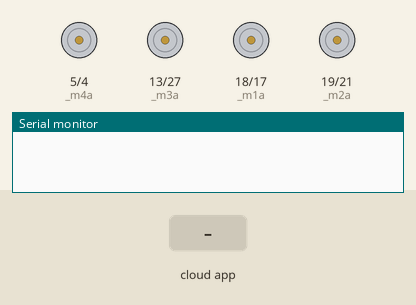
This sketch was run on a simulated ESP32. Shown: motor-driver pin pairs drawn as motors (green arrow = first pin HIGH = forward, orange = second pin HIGH = backward, longer = more drive), the last lines printed to the serial monitor. The test bench sets the inputs (shaded band). The ROS host is connected and sends only what is stated.

Above: at 1.2 s.
1.3 s: the phone or cloud app sets linear.x to -100
At 2.1 s:
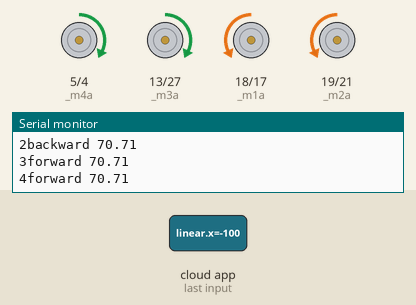
2.8 s: the phone or cloud app sets angular.z to -100
At 3.3 s:
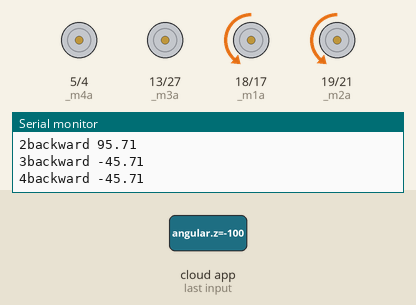
4.3 s: the phone or cloud app sets linear.x to 0
At 5.5 s:
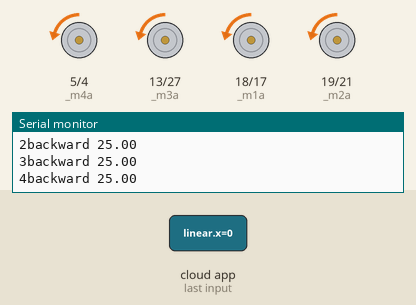
5.8 s: the phone or cloud app sets angular.z to 100
At 6.7 s:
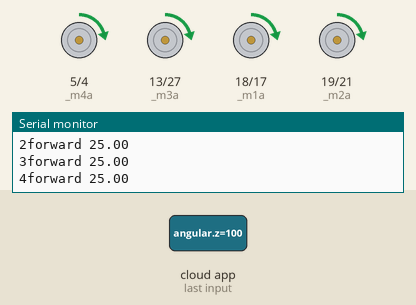
7.3 s: the phone or cloud app sets linear.x to 100
At 7.9 s:
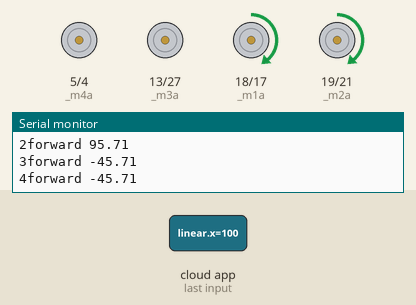
8.8 s: the phone or cloud app sets angular.z to 0
At 10.2 s:
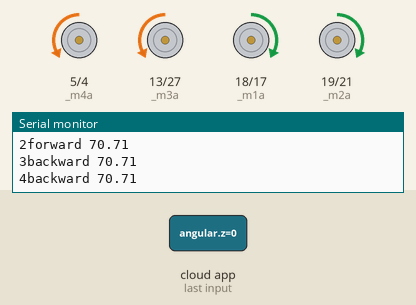
Timing chart, 0 to 11.3 s (numbered marks = the images above; inputs shaded):
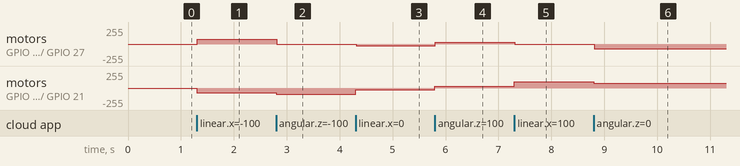

The sketch:

main.ino
```cpp
#undef ESP32
#include "drivemotor.h"
#include "2_Odometry.h"
#include <geometry_msgs/Twist.h>
#include <math.h>
#include <ros.h>
#define ESP32

#define m1a 18
#define m1b 17
#define m2a 19
#define m2b 21
#define m3a 13                                 //Pendefinisian pin keempat motor
#define m3b 27
#define m4a 5
#define m4b 4

drivemotor Motor(m1a,m2a,m3a,m4a,m1b,m2b,m3b,m4b);

ros::NodeHandle  nh;

float x_input,y_input,z_input;


void cmdVel_to_pwm_cb( const geometry_msgs::Twist& velocity_msg){
  // Serial.println("GOBLOKKKKKKKK");

  // odometry.moveRobot(100, 0);
  x_input = velocity_msg.linear.x * 100;
  y_input = velocity_msg.linear.y * 100;
  z_input = velocity_msg.angular.z * 100;

  Serial.println("Data From Keyboard");
  Serial.print("x : "); Serial.println(x_input);
  Serial.print("y : "); Serial.println(y_input);
  Serial.print("z : "); Serial.println(z_input);
  Serial.println("------------");

  float angle = atan2(y_input, x_input)*RAD_TO_DEG;
  int value = sqrt(sq(x_input) + sq(y_input));
  Motor.writeMotor(angle, value, z_input);
}

ros::Subscriber<geometry_msgs::Twist> sub("/cmd_vel", &cmdVel_to_pwm_cb );


void setup() {
  Serial.begin(57600);
  nh.initNode();
  nh.subscribe(sub);
  nh.advertise(x_pos);
  nh.advertise(y_pos);
  nh.advertise(theta_pos);
}

void loop() {
  // Motor.writeMotor(0, 50, 0);
  x_pos.publish(&x_pos_msg);
  y_pos.publish(&y_pos_msg);
  theta_pos.publish(&theta_pos_msg);
  odometry.odometry();
  odometry.serialPrint();
  nh.spinOnce();
}
```

2_Odometry.h
```cpp
#ifndef _ODOMETRY_LIBRARY_H
#define _ODOMETRY_LIBRARY_H
#include <ros.h>
#include <std_msgs/Float64.h>


std_msgs::Float64 x_pos_msg;
std_msgs::Float64 y_pos_msg;
std_msgs::Float64 theta_pos_msg;
ros::Publisher x_pos("x_pos", &x_pos_msg);
ros::Publisher y_pos("y_pos", &y_pos_msg );
ros::Publisher theta_pos("theta_pos", &theta_pos_msg );

float x = 0;          // posisi x
float y = 0;          // posisi y
float theta = 0;      // orientasi
float delta_s = 0;    // jarak yang ditempuh
float delta_theta = 0;// perubahan orientasi

// Variabel encoder
const float PPR = 3600 * PI;
const float WHEEL_RADIUS = 3;  // dalam cm
const float WHEELBASE = 48;     // dalam cm
float xL_distance, y_distance, xR_distance;

const int encoderXL1 = 16;
const int encoderXL2 = 15;
const int encoderY1 = 25;
const int encoderY2 = 26;
const int encoderXR1 = 32;
const int encoderXR2 = 33;

volatile long counterXL = 0;
volatile long counterY = 0;
volatile long counterXR = 0;

volatile long last_counterXL = 0;
volatile long last_counterY = 0;
volatile long last_counterXR = 0;

// Function interrupt encoder
// void IRAM_ATTR countXL1(){
//   if (digitalRead(encoderXL1) == digitalRead(encoderXL2)){
//     counterXL++;
//   }else{
//     counterXL--;
//   }
// }

// void IRAM_ATTR countY1(){
//   if (digitalRead(encoderY1) == digitalRead(encoderY2)){
//     counterY++;
//   }else{
//     counterY--;
//   }
// }

// void IRAM_ATTR countXR1(){
//   if (digitalRead(encoderXR1) == digitalRead(encoderXR2)){
//     counterXR++;
//   }else{
//     counterXR--;
//   }
// }


class BaseOdo{
  // Variabel odometri


  public:
  void odometry(){
    // Hitung delta_s dan delta_theta
    xL_distance = 2 * PI * WHEEL_RADIUS * (counterXL - last_counterXL) / PPR;
    xR_distance = 2 * PI * WHEEL_RADIUS * (counterXR - last_counterXR) / PPR;
    y_distance = 2 * PI * WHEEL_RADIUS * (counterY - last_counterY) / PPR;
    delta_s = (xR_distance + xL_distance) / 2;
    delta_theta = (xR_distance - xL_distance) / WHEELBASE;

    // Hitung posisi dan orientasi
    x += delta_s * cos(theta + delta_theta / 2);
    y += y_distance;
    theta += delta_theta;

    x_pos_msg.data = x;
    y_pos_msg.data = y_distance;
    theta_pos_msg.data = theta;
  }
  void serialPrint(){
    // Print hasil odometri
    // Serial.print(" | countXL: ");Serial.print(counterXL);
    // Serial.print(" | countXR: ");Serial.print(counterXR);
    // Serial.print(" | countY: "); Serial.print(counterY);
    // Serial.print(" | distXL: "); Serial.print(xL_distance);
    // Serial.print(" | distXR: "); Serial.print(xR_distance);
    // Serial.print(" | distY: "); Serial.println(y_distance);
    // Serial.print(" | x: "); Serial.print(x);
    // Serial.print(" | y: "); Serial.print(y);
    // Serial.print(" | delta_s: "); Serial.print(delta_s);
    // Serial.print(" | delta_theta: "); Serial.println(delta_theta);
  }
};

BaseOdo odometry;
#endif
```

drivemotor.cpp
```cpp
#include "Arduino.h"
#include "drivemotor.h"

drivemotor::drivemotor(int m1a, int m2a, int m3a, int m4a, int m1b, int m2b, int m3b, int m4b){
  _m1a = m1a;
  _m2a = m2a;
  _m3a = m3a;
  _m4a = m4a;
  _m1b = m1b;
  _m2b = m2b;
  _m3b = m3b;
  _m4b = m4b;
  pinMode(_m1a,OUTPUT);
  pinMode(_m2a,OUTPUT);
  pinMode(_m3a,OUTPUT);
  pinMode(_m4a,OUTPUT);
  pinMode(_m1b,OUTPUT);
  pinMode(_m2b,OUTPUT);
  pinMode(_m3b,OUTPUT);
  pinMode(_m4b,OUTPUT);
  Serial.println("PINNED");

}

void drivemotor::writeMotor(float angle, int value, int omega){
  _angle = angle;
  _value = value;
  _omega = omega;

  if(cos(_angle*DEG_TO_RAD - PI/4) + _omega/4 > 0){
      analogWrite(_m1a,_value * cos(_angle*DEG_TO_RAD - PI/4) + _omega/4);
      analogWrite(_m1b,0);
      Serial.print("1forward ");
      Serial.println(_value * cos(_angle*DEG_TO_RAD - PI/4) + _omega/4);
  } else if(cos(_angle*DEG_TO_RAD - PI/4) + _omega/4 < 0){
      analogWrite(_m1b,-(_value * cos(_angle*DEG_TO_RAD - PI/4) + _omega/4));
      analogWrite(_m1a,0);
      Serial.print("1backward ");
      Serial.println(-(_value * cos(_angle*DEG_TO_RAD - PI/4) + _omega/4));
  }

  if(cos(_angle*DEG_TO_RAD + PI/4) + _omega/4 > 0){
      analogWrite(_m2a,_value * cos(_angle*DEG_TO_RAD + PI/4) + _omega/4);
      analogWrite(_m2b,0);
      Serial.print("2forward ");
      Serial.println(_value * cos(_angle*DEG_TO_RAD + PI/4) + _omega/4);
  } else if(cos(_angle*DEG_TO_RAD + PI/4) + _omega/4 < 0){
      Serial.print("2backward ");
      Serial.println(-(_value * cos(_angle*DEG_TO_RAD + PI/4) + _omega/4));
      analogWrite(_m2b,-(_value * cos(_angle*DEG_TO_RAD + PI/4) + _omega/4));
      analogWrite(_m2a,0);
  }

  if(cos(5*PI/4 - _angle*DEG_TO_RAD) + _omega/4 > 0){
      analogWrite(_m3a,_value * cos(5*PI/4 - _angle*DEG_TO_RAD) + _omega/4);
      analogWrite(_m3b,0);
      Serial.print("3forward ");
      Serial.println(_value * cos(5*PI/4 - _angle*DEG_TO_RAD) + _omega/4);
  } else if(cos(5*PI/4 - _angle*DEG_TO_RAD) + _omega/4 < 0){
      analogWrite(_m3b,-(_value * cos(5*PI/4 - _angle*DEG_TO_RAD) + _omega/4));
      analogWrite(_m3a,0);
      Serial.print("3backward ");
      Serial.println(-(_value * cos(5*PI/4 - _angle*DEG_TO_RAD) + _omega/4));
  }

  if(cos(3*PI/4 - _angle*DEG_TO_RAD) + _omega/4 > 0){
      analogWrite(_m4a,_value * cos(3*PI/4 - _angle*DEG_TO_RAD) + _omega/4);
      analogWrite(_m4b,0);
      Serial.print("4forward ");
      Serial.println(_value * cos(3*PI/4 - _angle*DEG_TO_RAD) + _omega/4);
  } else if(cos(3*PI/4 - _angle*DEG_TO_RAD) + _omega/4 < 0){
      analogWrite(_m4b,-(_value * cos(3*PI/4 - _angle*DEG_TO_RAD) + _omega/4));
      analogWrite(_m4a,0);
      Serial.print("4backward ");
      Serial.println(-(_value * cos(3*PI/4 - _angle*DEG_TO_RAD) + _omega/4));
  }
}

void drivemotor::kill(){
      analogWrite(_m1a,0);
      analogWrite(_m1b,0);
      Serial.print("1kill ");
      Serial.println(0);

      analogWrite(_m2a,0);
      analogWrite(_m2b,0);
      Serial.print("2kill ");
      Serial.println(0);

      analogWrite(_m3a,0);
      analogWrite(_m3b,0);
      Serial.print("3kill ");
      Serial.println(0);

      analogWrite(_m4a,0);
      analogWrite(_m4b,0);
      Serial.print("4kill ");
      Serial.println(0);
}
```

drivemotor.h
```cpp
#ifndef drivemotor_h
#define drivemotor_h
#include "Arduino.h"

class drivemotor{
  public:
    drivemotor(int m1a, int m2a, int m3a, int m4a, int m1b, int m2b, int m3b, int m4b);
    void writeMotor(float angle, int value, int omega);
    void kill();
   private:
    int _m1a;
    int _m2a;
    int _m3a;
    int _m4a;
    int _m1b;
    int _m2b;
    int _m3b;
    int _m4b;
    float _angle;
    int _value;
    int _omega;
};
#endif
```

Measured:
- after the input at 1.3 s, motor on GPIO 5 (_m4a) / GPIO 4 (_m4b), motor on GPIO 13 (_m3a) / GPIO 27 (_m3b): stopped → forward 70/255 at once; motor on GPIO 18 (_m1a) / GPIO 17 (_m1b), motor on GPIO 19 (_m2a) / GPIO 21 (_m2b): stopped → backward 70/255 at once
- after the input at 2.8 s, motor on GPIO 5 (_m4a) / GPIO 4 (_m4b), motor on GPIO 13 (_m3a) / GPIO 27 (_m3b): forward 70/255 → stopped at once; motor on GPIO 18 (_m1a) / GPIO 17 (_m1b), motor on GPIO 19 (_m2a) / GPIO 21 (_m2b): backward 70/255 → backward 95/255 at once
- after the input at 4.3 s, motor on GPIO 5 (_m4a) / GPIO 4 (_m4b), motor on GPIO 13 (_m3a) / GPIO 27 (_m3b): stopped → backward 25/255 at once; motor on GPIO 18 (_m1a) / GPIO 17 (_m1b), motor on GPIO 19 (_m2a) / GPIO 21 (_m2b): backward 95/255 → backward 25/255 at once
- after the input at 5.8 s, motor on GPIO 5 (_m4a) / GPIO 4 (_m4b), motor on GPIO 13 (_m3a) / GPIO 27 (_m3b), motor on GPIO 18 (_m1a) / GPIO 17 (_m1b), motor on GPIO 19 (_m2a) / GPIO 21 (_m2b): backward 25/255 → forward 25/255 at once
- after the input at 7.3 s, motor on GPIO 5 (_m4a) / GPIO 4 (_m4b), motor on GPIO 13 (_m3a) / GPIO 27 (_m3b): forward 25/255 → stopped at once; motor on GPIO 18 (_m1a) / GPIO 17 (_m1b), motor on GPIO 19 (_m2a) / GPIO 21 (_m2b): forward 25/255 → forward 95/255 at once
- after the input at 8.8 s, motor on GPIO 5 (_m4a) / GPIO 4 (_m4b), motor on GPIO 13 (_m3a) / GPIO 27 (_m3b): stopped → backward 70/255 at once; motor on GPIO 18 (_m1a) / GPIO 17 (_m1b), motor on GPIO 19 (_m2a) / GPIO 21 (_m2b): forward 95/255 → forward 70/255 at once
